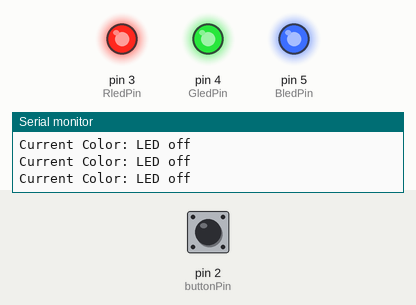
A sketch run on a simulated Arduino Uno, built with avr-gcc and run on an emulated ATmega328P. Parts: output pins drawn as LEDs (lit = HIGH), the last lines printed to the serial monitor. Dashed ring = blinking. Inputs (shaded band) come from the test bench; at power-on: pin 2 (buttonPin) HIGH.

Above: at 1.2 s.
1.3 s: pin 2 (buttonPin) pulled LOW for 0.15 s
At 2.5 s:
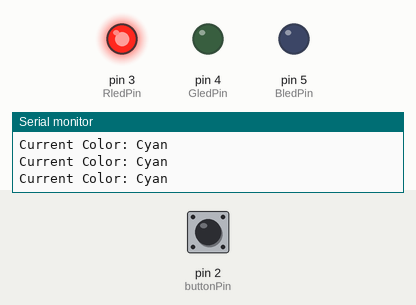
2.9 s: pin 2 (buttonPin) pulled LOW for 1 s
At 4.3 s:
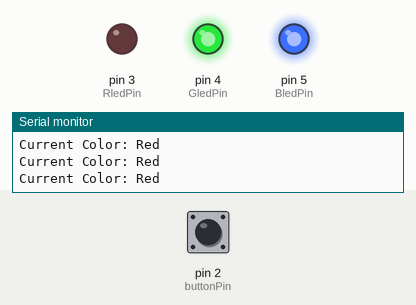
5.4 s: pin 2 (buttonPin) pulled LOW for 0.15 s
At 6.0 s:
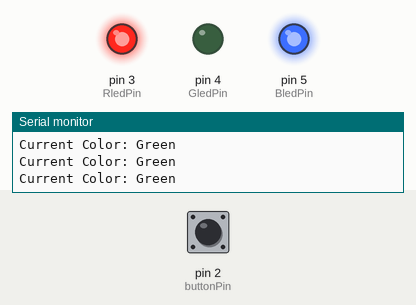
7.0 s: pin 2 (buttonPin) pulled LOW for 3.2 s
At 7.3 s:
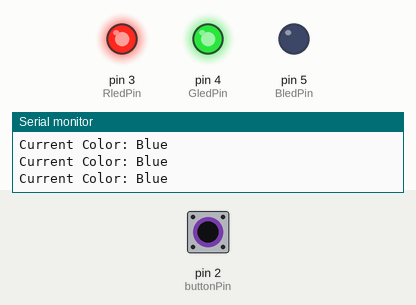
11.7 s: pin 2 (buttonPin) pulled LOW for 0.15 s
At 12.9 s:
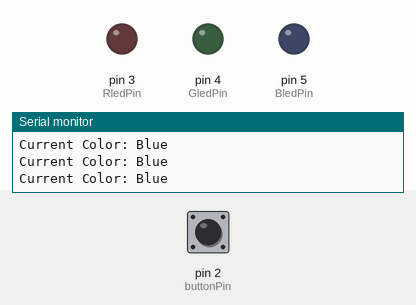
13.3 s: pin 2 (buttonPin) pulsed LOW 5 times (0.12 s each, 0.3 s apart)
At 14.07 s:
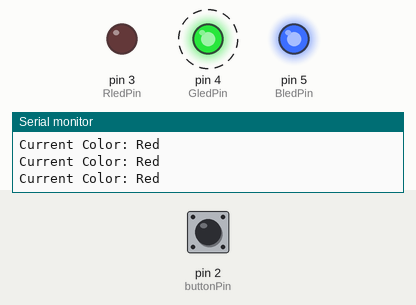
Timing chart, 0 to 16.3 s (numbered marks = the images above; inputs shaded):
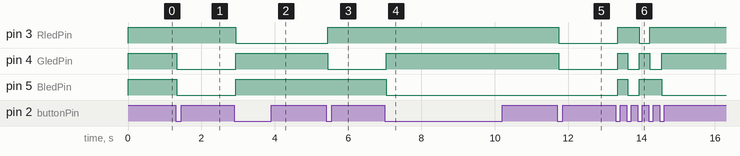

The sketch:

buttonCopy.ino
```cpp
const int buttonPin = 2;
const int RledPin = 3;
const int GledPin = 4;
const int BledPin = 5;

int buttonState = 0;
int ledState = LOW;
int ledcolor = 0;

bool ButtonPressed = false;
String currentcolor = "led";
unsigned long previousMillis = 0;
const long interval = 1000;

void setup() {
  Serial.begin(9600);

  pinMode(RledPin, OUTPUT);
  pinMode(GledPin, OUTPUT);
  pinMode(BledPin, OUTPUT);

  pinMode(buttonPin, INPUT);
}

void loop() {
  buttonState = digitalRead(buttonPin);
  Serial.print("Current Color: ");
  Serial.println(currentcolor);

  if (buttonState == LOW && !ButtonPressed) {
    ledcolor = ledcolor + 1;
    ButtonPressed = true;
  }

  unsigned long currentMillis = millis();
  if (currentMillis - previousMillis >= interval) {
    previousMillis = currentMillis;
    if (ledState == LOW) {
      ledState = HIGH;
    }
    else{
      ledState = LOW;
    }
  }

  if (buttonState == HIGH && ButtonPressed){
    ButtonPressed = false;
  }

  if (ledcolor == 0){
    //ded
    currentcolor="LED off";
    digitalWrite(RledPin, HIGH);
    digitalWrite(GledPin, HIGH);
    digitalWrite(BledPin, HIGH);
  }
  else if (ledcolor == 1){
    //Cyan
    currentcolor="Cyan";
    digitalWrite(RledPin, HIGH);
    digitalWrite(GledPin, LOW);
    digitalWrite(BledPin, LOW);

  }
  else if (ledcolor == 2){
    currentcolor="Red";
    digitalWrite(RledPin, LOW);
    digitalWrite(GledPin, HIGH);
    digitalWrite(BledPin, HIGH);

  }
  else if (ledcolor == 3){
    currentcolor="Green";
    digitalWrite(RledPin, HIGH);
    digitalWrite(GledPin, LOW);
    digitalWrite(BledPin, HIGH);
  }
  else if (ledcolor == 4){
    currentcolor="Blue";
    digitalWrite(RledPin, HIGH);
    digitalWrite(GledPin, HIGH);
    digitalWrite(BledPin, LOW);

  }
  else if (ledcolor == 5){
    currentcolor="Blue";
    digitalWrite(RledPin, LOW);
    digitalWrite(GledPin, LOW);
    digitalWrite(BledPin, LOW);

  }
  else if (ledcolor == 6){
    ledcolor = 0;
  }
}
```

Measured:
- after the input at 1.3 s, pin 4 (GledPin), pin 5 (BledPin): HIGH → LOW at once
- after the input at 2.9 s, pin 3 (RledPin): HIGH → LOW at once; pin 4 (GledPin), pin 5 (BledPin): LOW → HIGH at once
- after the input at 5.4 s, pin 3 (RledPin): LOW → HIGH at once; pin 4 (GledPin): HIGH → LOW at once
- after the input at 7.0 s, pin 4 (GledPin): LOW → HIGH at once; pin 5 (BledPin): HIGH → LOW at once
- after the input at 11.7 s, pin 3 (RledPin), pin 4 (GledPin): HIGH → LOW at once
- after the input at 13.3 s, pin 3 (RledPin): LOW → HIGH after 0.05 s, → LOW 0.58 s later, → HIGH 0.29 s later; pin 4 (GledPin): alternates HIGH for 0.28 s and LOW for 0.31 s, 5 changes in all, then stays HIGH, starting after 0.05 s; pin 5 (BledPin): LOW → HIGH after 0.05 s, → LOW 0.27 s later, → HIGH 0.31 s later, → LOW 0.61 s later
